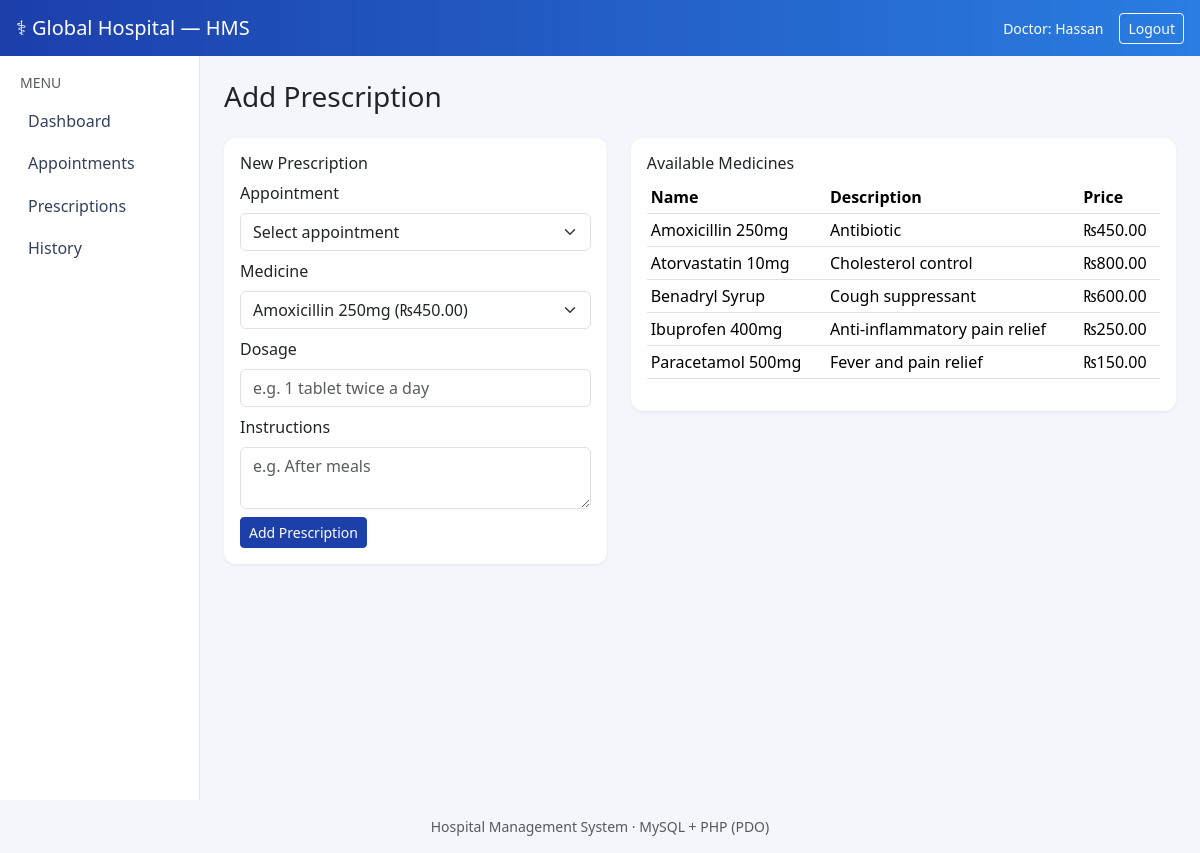
/doctor/prescriptions.php (signed in), run on the app's committed database.
### tables this page shows
CREATE TABLE Medicines (
    medicine_id     INT AUTO_INCREMENT PRIMARY KEY,
    name            VARCHAR(100) NOT NULL,
    description     VARCHAR(255),
    price           DECIMAL(10,2) NOT NULL DEFAULT 0
);

### config/database.php (called while the page is built, shortened)
<?php
function db(): PDO
{
    static $pdo = null;
    if ($pdo === null) {
        try {
            $pdo = new PDO(
                'mysql:host=' . DB_HOST . ';port=' . DB_PORT . ';dbname=' . DB_NAME . ';charset=utf8mb4',
                DB_USER,
                DB_PASS,
                [
                    PDO::ATTR_ERRMODE            => PDO::ERRMODE_EXCEPTION,
                    PDO::ATTR_DEFAULT_FETCH_MODE => PDO::FETCH_ASSOC,
                    PDO::ATTR_EMULATE_PREPARES   => false,
                ]
            );
        } catch (PDOException $e) {
            die('Database connection failed: ' . $e->getMessage());
        }
    }
    return $pdo;
}

### includes/functions.php (called while the page is built, shortened)
<?php
require_once __DIR__ . '/../config/database.php';
function getMedicines(): array
{
    return db()->query('SELECT * FROM Medicines ORDER BY name')->fetchAll();
}
function e($v): string
{
    return htmlspecialchars((string) $v, ENT_QUOTES, 'UTF-8');
}

### doctor/prescriptions.php (the view, shortened to what this page needs)
<?php
require_once __DIR__ . '/../includes/functions.php';
$medicines     = getMedicines();
$selectedAppt  = (int) ($_GET['appointment_id'] ?? $_POST['appointment_id'] ?? 0);
require __DIR__ . '/../includes/header.php';
?>
<div class="row g-4">
    <div class="col-md-5">
        <div class="card p-3">
            <h6>New Prescription</h6>
            <form method="post">
                <div class="mb-2">
                    <label class="form-label">Appointment</label>
                    <select name="appointment_id" class="form-select" required>
                        <option value="" disabled <?= $selectedAppt ? '' : 'selected' ?>>Select appointment</option>
                    </select>
                </div>
                <div class="mb-2">
                    <label class="form-label">Medicine</label>
                    <select name="medicine_id" class="form-select" required>
                        <?php foreach ($medicines as $m): ?>
                            <option value="<?= e($m['medicine_id']) ?>"><?= e($m['name']) ?> (₨<?= e(number_format($m['price'], 2)) ?>)</option>
                        <?php endforeach; ?>
                    </select>
                </div>
                <div class="mb-2">
                    <label class="form-label">Dosage</label>
                    <input name="dosage" class="form-control" placeholder="e.g. 1 tablet twice a day">
                </div>
                <div class="mb-2">
                    <label class="form-label">Instructions</label>
                    <textarea name="instructions" class="form-control" rows="2" placeholder="e.g. After meals"></textarea>
                </div>
                <button class="btn btn-primary btn-sm">Add Prescription</button>
            </form>
        </div>
    </div>
    <div class="col-md-7">
        <div class="card p-3">
            <h6>Available Medicines</h6>
            <table class="table table-sm">
                <thead><tr><th>Name</th><th>Description</th><th>Price</th></tr></thead>
                <tbody>
                <?php foreach ($medicines as $m): ?>
                    <tr><td><?= e($m['name']) ?></td><td><?= e($m['description']) ?></td><td>₨<?= e(number_format($m['price'], 2)) ?></td></tr>
                <?php endforeach; ?>
                </tbody>
            </table>
        </div>
    </div>
</div>
<?php require __DIR__ . '/../includes/footer.php'; ?>

### assets/css/style.css (style rules this page uses)
:root { --hms-primary: #1c3faa; --hms-primary-dark: #16308a; }
body { background: #f4f6fb; font-family: "Segoe UI", system-ui, sans-serif; }
.card { border: none; box-shadow: 0 1px 3px rgba(20, 40, 90, .08); border-radius: .75rem; }
.btn-primary { background: var(--hms-primary); border-color: var(--hms-primary); }
.table thead { background: #eef2fb; }

### data on the page
medicines: name "Amoxicillin 250mg", description "Antibiotic", price "450.00"
medicines: name "Atorvastatin 10mg", description "Cholesterol control", price "800.00"
medicines: name "Benadryl Syrup", description "Cough suppressant", price "600.00"
medicines: name "Ibuprofen 400mg", description "Anti-inflammatory pain relief", price "250.00"
medicines: name "Paracetamol 500mg", description "Fever and pain relief", price "150.00"

### other printed values
$role "Doctor"
$_SESSION['username'] "Hassan"
$label "Dashboard"
$label "Appointments"
$label "Prescriptions"
$label "History"
$pageTitle "Add Prescription"
form field medicine_id "Amoxicillin 250mg (₨450.00)"
